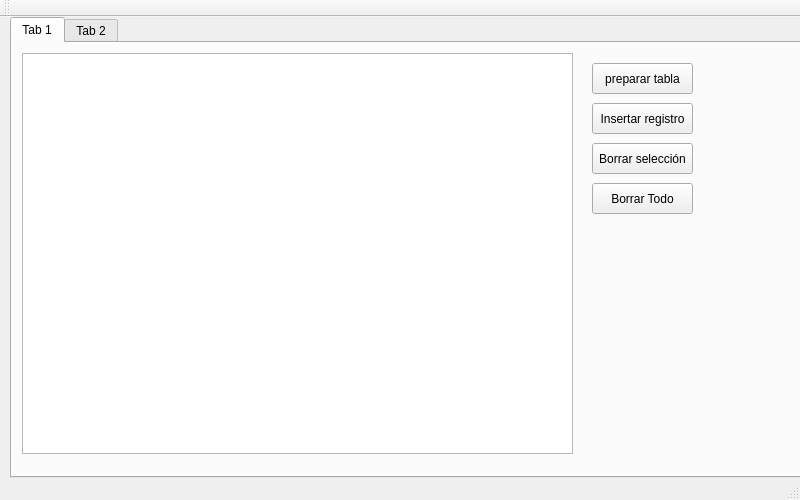
<?xml version="1.0" encoding="UTF-8"?>
<ui version="4.0">
 <class>VentanaPrincipal</class>
 <widget class="QMainWindow" name="VentanaPrincipal">
  <property name="geometry">
   <rect>
    <x>0</x>
    <y>0</y>
    <width>800</width>
    <height>500</height>
   </rect>
  </property>
  <property name="windowTitle">
   <string>VentanaPrincipal</string>
  </property>
  <widget class="QWidget" name="centralWidget">
   <widget class="QTabWidget" name="tabWidget">
    <property name="geometry">
     <rect>
      <x>10</x>
      <y>0</y>
      <width>841</width>
      <height>461</height>
     </rect>
    </property>
    <property name="currentIndex">
     <number>0</number>
    </property>
    <widget class="QWidget" name="tab">
     <attribute name="title">
      <string>Tab 1</string>
     </attribute>
     <widget class="QTableWidget" name="MatrizAdyacencia">
      <property name="geometry">
       <rect>
        <x>10</x>
        <y>10</y>
        <width>551</width>
        <height>401</height>
       </rect>
      </property>
     </widget>
     <widget class="QPushButton" name="btnPrepararTabla">
      <property name="geometry">
       <rect>
        <x>580</x>
        <y>20</y>
        <width>101</width>
        <height>31</height>
       </rect>
      </property>
      <property name="text">
       <string>preparar tabla</string>
      </property>
     </widget>
     <widget class="QPushButton" name="btnInsertarRegistro">
      <property name="geometry">
       <rect>
        <x>580</x>
        <y>60</y>
        <width>101</width>
        <height>31</height>
       </rect>
      </property>
      <property name="text">
       <string>Insertar registro</string>
      </property>
     </widget>
     <widget class="QPushButton" name="btnBorrarSeleccion">
      <property name="geometry">
       <rect>
        <x>580</x>
        <y>100</y>
        <width>101</width>
        <height>31</height>
       </rect>
      </property>
      <property name="text">
       <string>Borrar selección</string>
      </property>
     </widget>
     <widget class="QPushButton" name="btnBorrarTodo">
      <property name="geometry">
       <rect>
        <x>580</x>
        <y>140</y>
        <width>101</width>
        <height>31</height>
       </rect>
      </property>
      <property name="text">
       <string>Borrar Todo</string>
      </property>
     </widget>
    </widget>
    <widget class="QWidget" name="tab_2">
     <attribute name="title">
      <string>Tab 2</string>
     </attribute>
    </widget>
   </widget>
  </widget>
  <widget class="QMenuBar" name="menuBar">
   <property name="geometry">
    <rect>
     <x>0</x>
     <y>0</y>
     <width>800</width>
     <height>21</height>
    </rect>
   </property>
  </widget>
  <widget class="QToolBar" name="mainToolBar">
   <attribute name="toolBarArea">
    <enum>TopToolBarArea</enum>
   </attribute>
   <attribute name="toolBarBreak">
    <bool>false</bool>
   </attribute>
  </widget>
  <widget class="QStatusBar" name="statusBar"/>
 </widget>
 <layoutdefault spacing="6" margin="11"/>
 <resources/>
 <connections/>
</ui>
